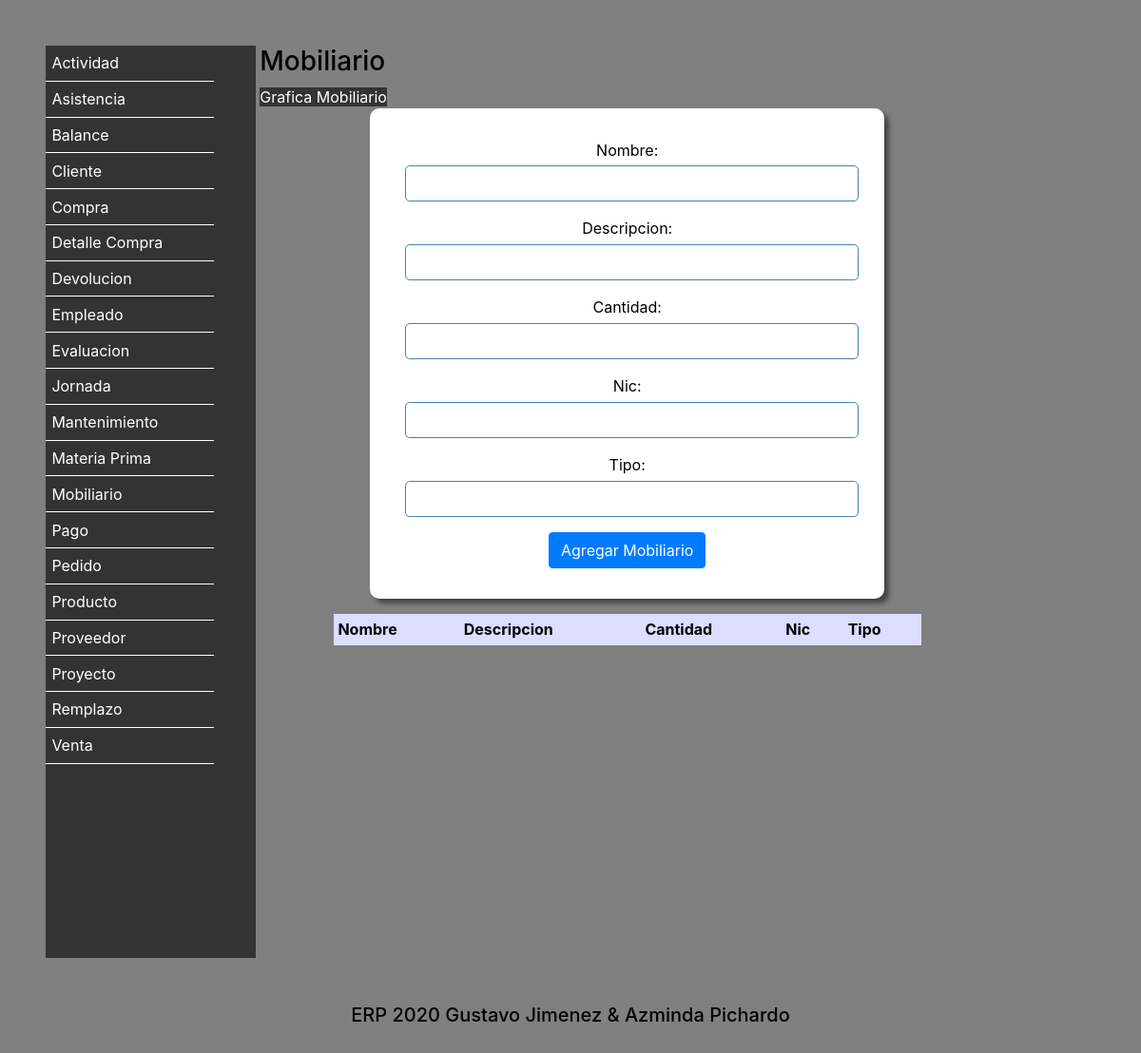
Before: /Mobiliario/ with the older database file.
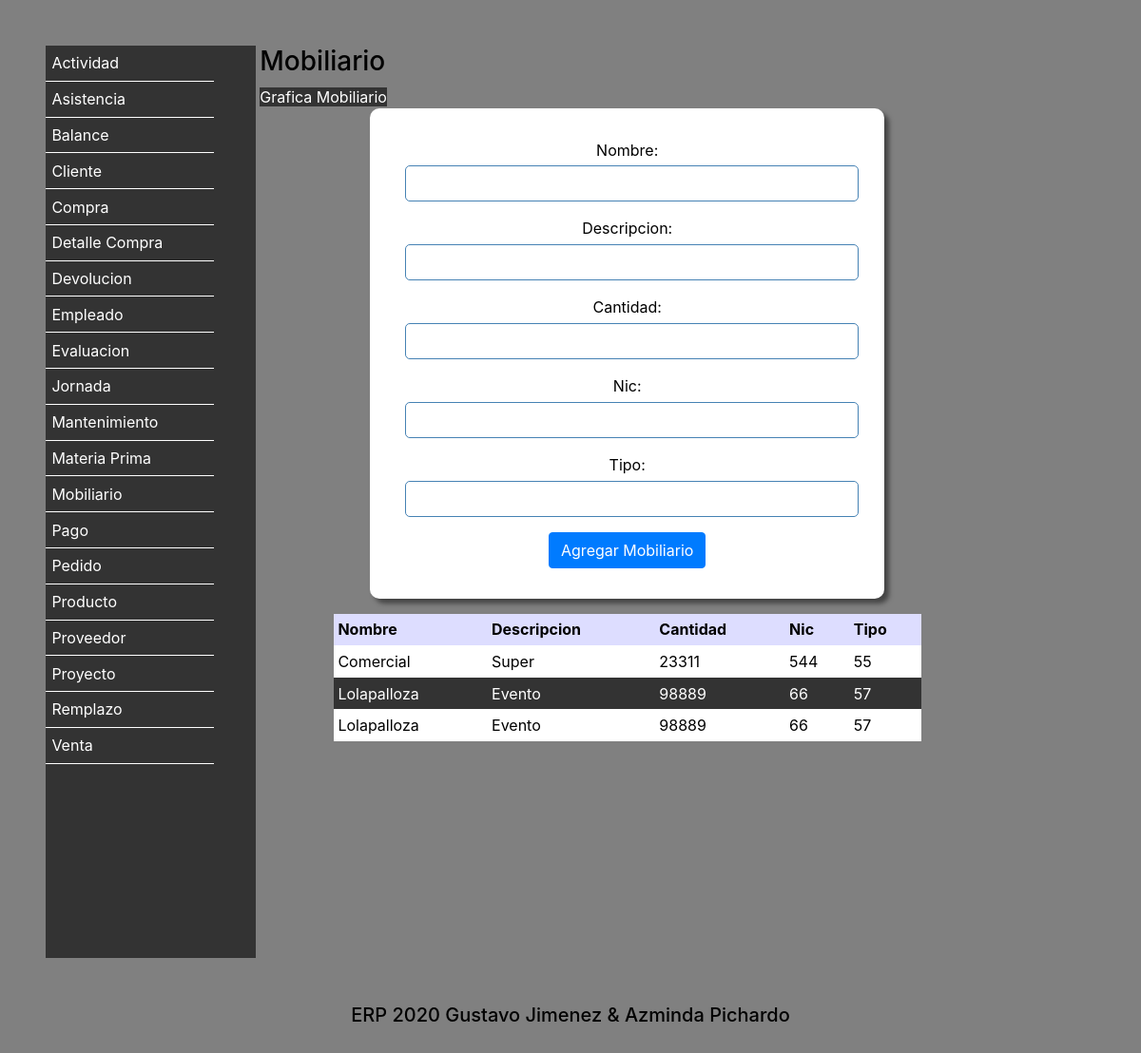
After: the same page with the newer database file.
### Vistas/models.py (models this page shows, shortened)
class Mobiliario (models.Model):
    Nombre = models.CharField(max_length=20)
    Descripcion = models.CharField(max_length=50)
    Cantidad = models.IntegerField(default=0)
    Nic = models.IntegerField(default=0)
    Tipo = models.CharField(max_length=30)
    class Meta:
        verbose_name = 'Mobiliario'
        verbose_name_plural = 'Mobiliarios'
        ordering = ['Nombre']

### Vistas/views.py (the view)
# urls.py: path('Mobiliario/',views.MenuMobiliario),
def MenuMobiliario(request):
    if request.POST:
        objeto = Mobiliario()
        objeto.Nombre = request.POST["Nombre"]
        objeto.Descripcion = request.POST["Descripcion"]
        objeto.Cantidad = request.POST["Cantidad"]
        objeto.Nic = request.POST["Nic"]
        objeto.Tipo = request.POST["Tipo"]
        objeto.save()
        mobiliarios = Mobiliario.objects.all()
        return render(request,"Mobiliario.html",{"agregado":"si","mobiliarios":mobiliarios})
    else:
        mobiliarios = Mobiliario.objects.all()
        return render(request,"Mobiliario.html",{"mobiliarios":mobiliarios})

### Vistas/Templates/Mobiliario.html (shortened to what this page needs)
<!DOCTYPE html>
<html lang="es">
  <head>
    {% include "Encabezado.html" %}
  </head>
  <body>
      {% include "menu.html" %}
<section>
      <h3>Mobiliario</h3>
      <a href="/GraficaMobiliario/">Grafica Mobiliario</a>
      <form action="" method="post">
      <div class="form-group">
      Nombre: <input type="text" name="Nombre" class="form-control">
      </div>
      <div class="form-group">
      Descripcion: <input type="text" name="Descripcion" class="form-control">
      </div>
      <div class="form-group">
      Cantidad: <input type="number" name="Cantidad" class="form-control">
      </div>
      <div class="form-group">
      Nic: <input type="text" name="Nic" class="form-control">
      </div>
      <div class="form-group">
      Tipo: <input type="text" name="Tipo" class="form-control">
      </div>
      <button type="submit" class="btn btn-primary">Agregar Mobiliario</button>
      </form>
<table>
      <tr>
        <th>Nombre</th>
        <th>Descripcion</th>
        <th>Cantidad</th>
        <th>Nic</th>
        <th>Tipo</th>
      </tr>
      {% for fila in mobiliarios %}
      <tr>
        <td>{{ fila.Nombre}}</td>
        <td>{{ fila.Descripcion}}</td>
        <td>{{ fila.Cantidad}}</td>
        <td>{{ fila.Nic}}</td>
        <td>{{ fila.Tipo}}</td>
      </tr>
      {% endfor %}
</table>
</section>
  {% include "Pie.html" %}
  </body>
</html>

Changed rows visible on the page:
added Mobiliario: Nombre "Comercial", Descripcion "Super", Cantidad "23311", Nic "544", Tipo "55"
added Mobiliario: Nombre "Lolapalloza", Descripcion "Evento", Cantidad "98889", Nic "66", Tipo "57"
added Mobiliario: Nombre "Lolapalloza", Descripcion "Evento", Cantidad "98889", Nic "66", Tipo "57"
